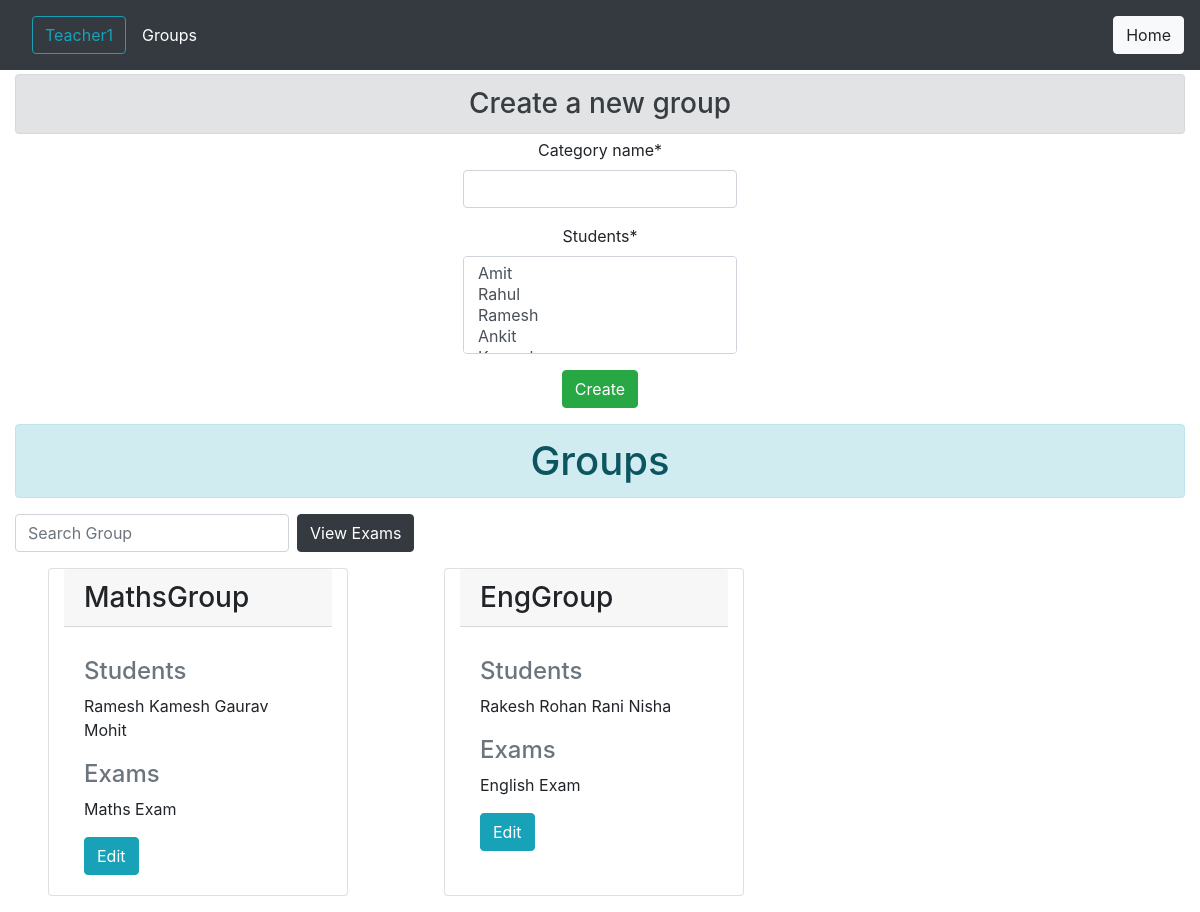
/prof/viewgroups (signed in), run on an earlier commit of the app's database.
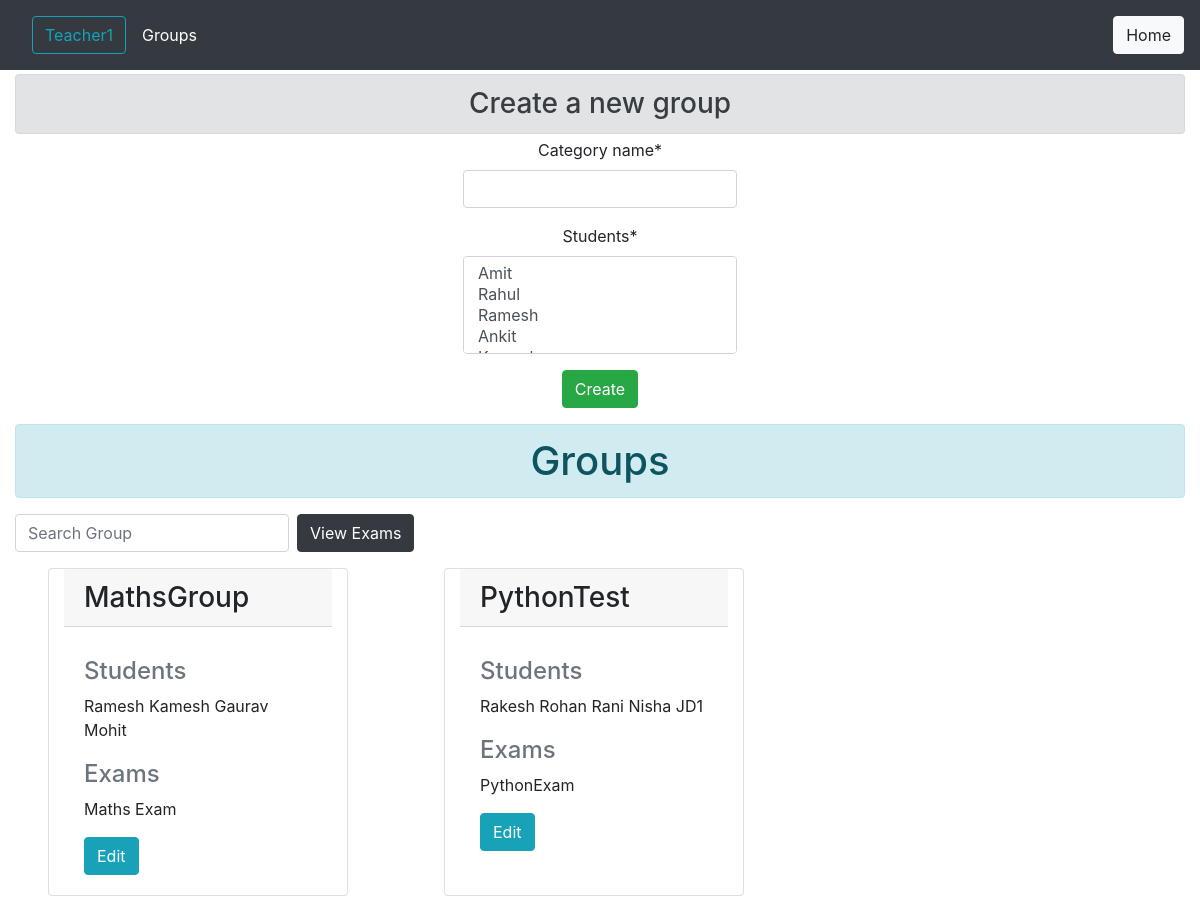
And on a later commit of the database.
### main/models/group.py (models this page shows, shortened)
class Special_Students(models.Model):
    professor = models.ForeignKey(User, limit_choices_to={'isTeacher': True}, on_delete=models.CASCADE)
    category_name = models.CharField(max_length=10)
    students = models.ManyToManyField(User, limit_choices_to={'isStudent': True}, related_name='students')

### authAccount/models.py (models this page shows)
class User(AbstractUser):
    isStudent=models.BooleanField(default=False)
    isTeacher = models.BooleanField(default=False)
    def __str__(self):
        return str(self.username)

### main/models/exam.py (models this page shows, shortened)
class Exam_Model(models.Model):
    professor = models.ForeignKey(User, limit_choices_to={'isTeacher': True}, on_delete=models.CASCADE)
    name = models.CharField(max_length=50)
    total_marks = models.IntegerField()
    duration = models.IntegerField()
    question_paper = models.ForeignKey(Question_Paper, on_delete=models.CASCADE, related_name='exams')
    student_group = models.ManyToManyField(Special_Students, related_name='exams')
    start_time = models.DateTimeField(default=datetime.now())
    end_time = models.DateTimeField(default=datetime.now())

### prof/views/group.py (the view, shortened to what this page needs)
def create_student_group(request):
    prof = request.user
    return render(request, 'prof/group/addview_groups.html', {
        'special_students_db': Special_Students.objects.filter(professor=prof), 'prof': prof, 'groupForm': Group_Form()
    })

### main/models/group.py
class Group_Form(ModelForm):
    class Meta:
        model = Special_Students
        fields = '__all__'
        exclude = ['professor']

### prof/templates/prof/group/addview_groups.html (shortened to what this page needs)
{% extends 'prof/base/base.html' %}
{% load crispy_forms_tags %}
{% load static %}
{% block navbar_title %}{{ prof.username }}{% endblock navbar_title %}
{% block navitem_title %}Groups{% endblock navitem_title %}
{% block buttons %}
    <a class="btn btn-light" href="{% url 'prof:index' %}">Home</a>
{% endblock buttons %}
{% block body %}
    <div class="container-fluid">
        <h3 class="alert alert-secondary my-1" align="center">Create a new group</h3>
        <div align='center' id="create_group">
            <div class="container d-flex h-100 row justify-content-center col-20">
                <form align='center' method="POST">
                    {{ groupForm|crispy }}
                    <input class="btn btn-success" type="submit" value="Create">
                </form>
            </div>
        </div>
        <div id='groups'>
            <h1 class="alert alert-info my-3" align="center">Groups</h1>
            <form class="form-inline my-2 my-lg-0">
                <input id="searchGroup" class="form-control mr-sm-2" type="search" placeholder="Search Group"
                    aria-label="Search">
                    <a class="btn btn-dark" href="{% url 'prof:view_exams' %}" target="_blank">View Exams</a>
            </form>
            <div class="row">
                {% for group in special_students_db %}
                <div class="card my-3 mx-5 col-sm-3">
                    <h3 class="card-header">{{ group.category_name }}</h3>
                    <div class="card-body">
                        <p class="card-text">
                            <h4 class="card-subtitle mb-2 text-muted">Students</h4>
                            {% for stud in group.students.all %}
                            {{stud.username}}
                            {% endfor %}
                            <br><br>
                            <h4 class="card-subtitle mb-2 text-muted">Exams</h4>
                            {% for exam in group.exams.all %}
                                {{ exam.name }}
                                {% empty %}
                                    No exams associated
                            {% endfor %}
                        </p>
                        <a href="{% url 'prof:edit_group' group.id %}"
                            class="card-link btn btn-info">Edit</a>
                    </div>
                </div>
                {% empty %}
                <h3>No groups</h3>
                {% endfor %}
            </div>
        </div>
    </div>
{% endblock body %}

What changed in the data, as far as the page shows it:
removed Special_Students: category_name "EngGroup", User (username "Rakesh"), User (username "Rohan"), User (username "Rani"), User (username "Nisha")
no longer on this page (row unchanged): Exam_Model: name "English Exam", shown under "EngGroup"
added Special_Students: category_name "PythonTest", User (username "Rakesh"), User (username "Rohan"), User (username "Rani"), User (username "Nisha")
added User: username "JD1", shown under "PythonTest"
added Exam_Model: name "PythonExam", shown under "PythonTest"
